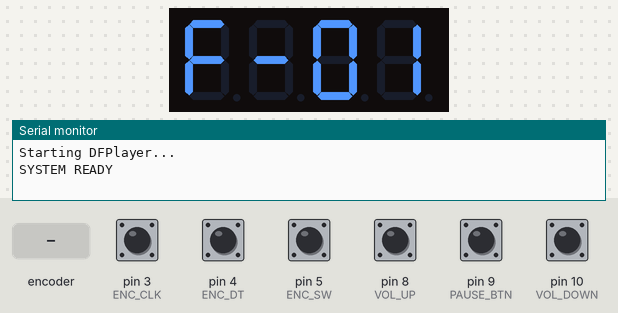
Bench run of a program on a simulated Arduino Nano, built with avr-gcc and run on an emulated ATmega328P. Parts: 4-digit seven-segment display, the last lines printed to the serial monitor. The inputs (shaded band) are chosen by the test bench; at power-on: pin 3 (ENC_CLK), pin 4 (ENC_DT), pin 5 (ENC_SW), pin 8 (VOL_UP), pin 9 (PAUSE_BTN), pin 10 (VOL_DOWN) HIGH. The audio player accepts every command and is not drawn.

Above: at 3.7 s.
3.8 s: pin 8 (VOL_UP) pulled LOW for 1 s
At 5.1 s:
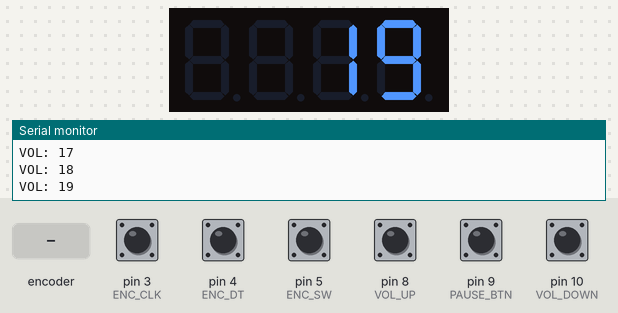
7.0 s: pin 5 (ENC_SW) pulled LOW for 1 s
At 8.6 s:
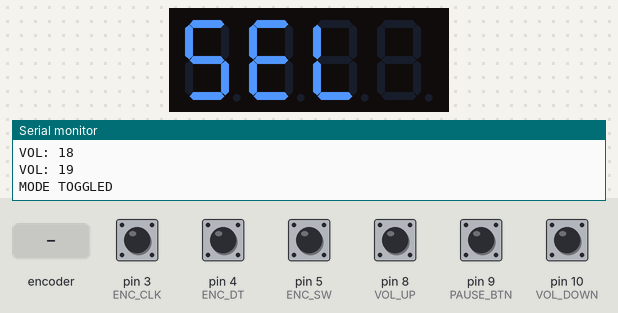
11.0 s: pin 9 (PAUSE_BTN) pulled LOW for 0.15 s
At 12.1 s:
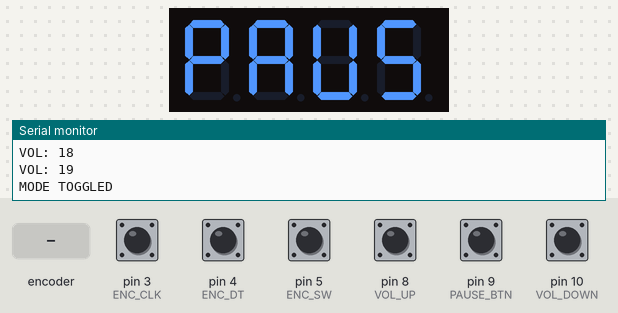
14.1 s: pin 9 (PAUSE_BTN) pulled LOW for 1 s
At 14.22 s:
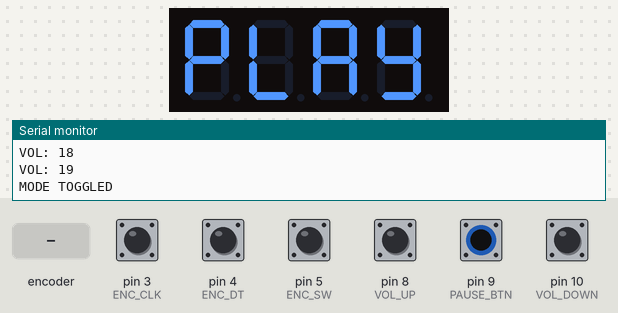
16.6 s: rotary encoder on pin 3 (ENC_CLK) / pin 4 (ENC_DT) turned 1 step (first pin leading)
At 17.5 s:
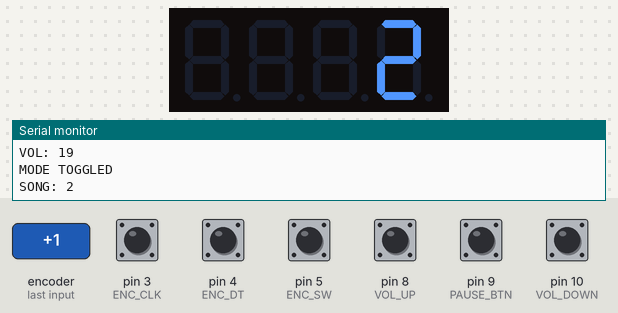
18.3 s: pin 10 (VOL_DOWN) pulled LOW for 1 s
At 18.68 s:
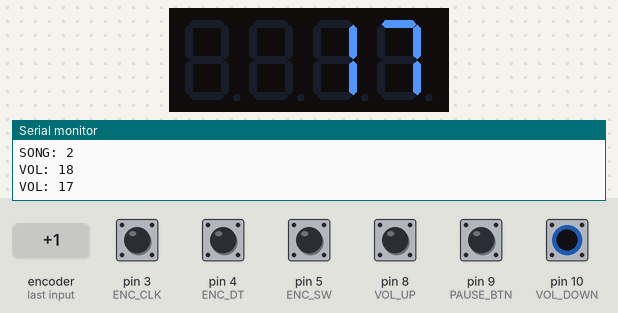
Timing chart, 0 to 21.3 s (numbered marks = the images above; inputs shaded):
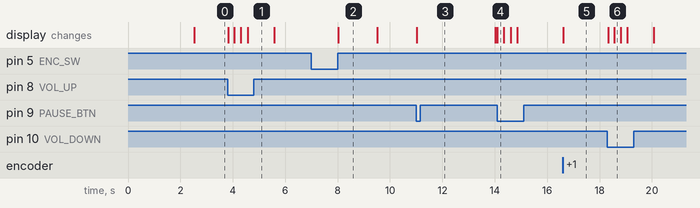

Measured:
- after the input at 3.8 s, the display: first changes at once (image 1 shows a later state)
- after the input at 7.0 s, the display: changes after 1.0 s (image 2)
- after the input at 11.0 s, the display: changes at once (image 3)
- after the input at 14.1 s, the display: changes at once (image 4)
- after the input at 16.6 s, the display: changes at once (image 5)
- after the input at 18.3 s, the display: first changes at once (image 6 shows a later state)
- what the display in image 2 shows lasts 1.5 s, from 8.0 s to 9.5 s

The program:

main.cpp
```cpp
#include <Arduino.h>
#include <TM1637Display.h>
#include <SoftwareSerial.h>
#include <DFRobotDFPlayerMini.h>

// ======================================================
// PINS
// ======================================================

#define ENC_CLK   3
#define ENC_DT    4
#define ENC_SW    5

#define VOL_UP    8
#define PAUSE_BTN 9
#define VOL_DOWN  10

#define DISP_CLK  6
#define DISP_DIO  7

#define DF_RX 11
#define DF_TX 12

// ======================================================
// HARDWARE
// ======================================================

TM1637Display display(DISP_CLK, DISP_DIO);

SoftwareSerial mp3Serial(DF_RX, DF_TX);
DFRobotDFPlayerMini dfplayer;

// ======================================================
// MODES
// ======================================================

enum Mode
{
    MODE_FOLDER,
    MODE_SONG
};

Mode mode = MODE_FOLDER;

// ======================================================
// STATE
// ======================================================

volatile int encoderDelta = 0;
volatile unsigned long lastISRTime = 0;

int folder = 1;     // 1–12
int song   = 1;     // 1–10 (inside folder)
int volume = 15;

bool isPlaying = true;

bool folderPlaying = false;
int currentTrackInFolder = 1;

// ======================================================
// DISPLAY CONTROL
// ======================================================

enum DisplayState
{
    SHOW_FOLDER,
    SHOW_SONG,
    SHOW_VOLUME,
    SHOW_MESSAGE
};

DisplayState displayState = SHOW_FOLDER;

unsigned long messageUntil = 0;

// ======================================================
// DEBOUNCE
// ======================================================

unsigned long lastVolUpTime = 0;
unsigned long lastVolDownTime = 0;
unsigned long lastPauseTime = 0;

const unsigned long DEBOUNCE = 250;

// ======================================================
// DISPLAY HELPERS
// ======================================================

void showFolder()
{
    uint8_t segs[4];

    // F
    segs[0] = SEG_A | SEG_E | SEG_F | SEG_G;

    // '-'
    segs[1] = SEG_G;

    // tens digit (always shown, even if 0)
    int tens = folder / 10;
    int ones = folder % 10;

    // FORCE leading zero formatting logic
    if (tens == 0)
    {
        segs[2] = display.encodeDigit(0);   // forced '0'
        segs[3] = display.encodeDigit(ones);
    }
    else
    {
        segs[2] = display.encodeDigit(tens);
        segs[3] = display.encodeDigit(ones);
    }

    display.setSegments(segs);
}

void showSong()
{
    display.showNumberDec(song, false);
}

void showVolume()
{
    display.showNumberDec(volume, false);
}

void showPLAY()
{
    const uint8_t seg[] =
    {
        SEG_A | SEG_B | SEG_E | SEG_F | SEG_G,          // P
        SEG_D | SEG_E | SEG_F,                          // L
        SEG_A | SEG_B | SEG_C | SEG_E | SEG_F | SEG_G,  // A
        SEG_B | SEG_C | SEG_D | SEG_F | SEG_G           // Y
    };

    display.setSegments(seg);
}

void showPAUS()
{
    const uint8_t seg[] =
    {
        SEG_A | SEG_B | SEG_E | SEG_F | SEG_G,          // P
        SEG_A | SEG_B | SEG_C | SEG_E | SEG_F | SEG_G,  // A
        SEG_B | SEG_C | SEG_D | SEG_E | SEG_F,          // U
        SEG_A | SEG_C | SEG_D | SEG_F | SEG_G           // S
    };

    display.setSegments(seg);
}

void showSEL()
{
    const uint8_t seg[] =
    {
        SEG_A | SEG_F | SEG_G | SEG_C | SEG_D,          // S
        SEG_A | SEG_D | SEG_E | SEG_F | SEG_G,          // E
        SEG_D | SEG_E | SEG_F,                          // L
        0x00                                            // (blank)
    };

    display.setSegments(seg);
}

// ======================================================
// DFPLAYER ACTIONS
// ======================================================

void playFolder()
{
    currentTrackInFolder = 1;
    folderPlaying = true;

    dfplayer.playFolder(folder, currentTrackInFolder);
}

void playSong()
{
    Serial.print("PLAY SONG: ");
    Serial.print(song);
    Serial.print(" FROM FOLDER ");
    Serial.println(folder);
    folderPlaying = false;
    dfplayer.playFolder(folder, song);
}

// ======================================================
// ENCODER ISR
// ======================================================

void encoderISR()
{
    unsigned long now = micros();

    if (now - lastISRTime < 800)
        return;

    lastISRTime = now;

    bool clk = digitalRead(ENC_CLK);
    bool dt  = digitalRead(ENC_DT);

    if (clk == LOW)
    {
        if (dt != clk)
            encoderDelta++;
        else
            encoderDelta--;
    }
}

// ======================================================
// SETUP
// ======================================================

void setup()
{
    Serial.begin(9600);
    delay(2000); // VERY IMPORTANT
    Serial.println("Starting DFPlayer...");

    pinMode(ENC_CLK, INPUT_PULLUP);
    pinMode(ENC_DT, INPUT_PULLUP);
    pinMode(ENC_SW, INPUT_PULLUP);

    pinMode(VOL_UP, INPUT_PULLUP);
    pinMode(VOL_DOWN, INPUT_PULLUP);
    pinMode(PAUSE_BTN, INPUT_PULLUP);

    display.setBrightness(7);

    mp3Serial.begin(9600);

    if (!dfplayer.begin(mp3Serial))
    {
        Serial.println("DFPLAYER ERROR");
        while (true);
    }

    dfplayer.volume(volume);
    // ==================================================
    // FORCE START STATE (IMPORTANT)
    // ==================================================

    mode = MODE_FOLDER;
    displayState = SHOW_FOLDER;

    folder = 1;
    song = 1;
    showFolder();

    attachInterrupt(digitalPinToInterrupt(ENC_CLK), encoderISR, CHANGE);

    Serial.println("SYSTEM READY");
}

// ======================================================
// LOOP
// ======================================================

void loop()
{
    unsigned long now = millis();

    // ==================================================
    // ENCODER ROTATION
    // ==================================================

    if (encoderDelta != 0)
    {
        noInterrupts();
        int delta = encoderDelta;
        encoderDelta = 0;
        interrupts();

        if (mode == MODE_FOLDER)
        {
            folder += delta;

            if (folder > 12) folder = 1;
            if (folder < 1) folder = 12;

            showFolder();

            Serial.print("FOLDER: ");
            Serial.println(folder);
        }
        else
        {
            song += delta;

            if (song > 10) song = 1;
            if (song < 1) song = 10;

            showSong();

            Serial.print("SONG: ");
            Serial.println(song);
        }
    }

    // ==================================================
    // ENCODER PRESS (short = play, long = toggle mode)
    // ==================================================

    static unsigned long pressStart = 0;
    static bool pressed = false;

    if (digitalRead(ENC_SW) == LOW && !pressed)
    {
        pressed = true;
        pressStart = now;
    }

    if (digitalRead(ENC_SW) == HIGH && pressed)
    {
        pressed = false;

        unsigned long duration = now - pressStart;

        if (duration > 800)
        {
            // LONG PRESS → toggle mode
            if (mode == MODE_FOLDER)
                mode = MODE_SONG;
            else
                mode = MODE_FOLDER;

            showSEL();
            displayState = SHOW_MESSAGE;
            messageUntil = now + 1500;

            Serial.println("MODE TOGGLED");
        }
        else
        {
            // SHORT PRESS
            if (mode == MODE_FOLDER)
                playFolder();
            else
                playSong();
        }
    }

    if (folderPlaying && dfplayer.available())
    {
        uint8_t type = dfplayer.readType();

        if (type == DFPlayerPlayFinished)
        {
            currentTrackInFolder++;

            if (currentTrackInFolder > 10)
            {
                folderPlaying = false;
            }
            else
            {
                dfplayer.playFolder(folder, currentTrackInFolder);
            }
        }
    }

    // ==================================================
    // VOLUME UP
    // ==================================================

    if (digitalRead(VOL_UP) == LOW &&
        now - lastVolUpTime > DEBOUNCE)
    {
        if (volume < 30) volume++;

        dfplayer.volume(volume);

        showVolume();
        displayState = SHOW_VOLUME;
        messageUntil = now + 1000;

        Serial.print("VOL: ");
        Serial.println(volume);

        lastVolUpTime = now;
    }

    // ==================================================
    // VOLUME DOWN
    // ==================================================

    if (digitalRead(VOL_DOWN) == LOW &&
        now - lastVolDownTime > DEBOUNCE)
    {
        if (volume > 0) volume--;

        dfplayer.volume(volume);

        showVolume();
        displayState = SHOW_VOLUME;
        messageUntil = now + 1000;

        Serial.print("VOL: ");
        Serial.println(volume);

        lastVolDownTime = now;
    }

    // ==================================================
    // PAUSE BUTTON
    // ==================================================

    if (digitalRead(PAUSE_BTN) == LOW &&
        now - lastPauseTime > DEBOUNCE)
    {
        isPlaying = !isPlaying;

        if (isPlaying)
        {
            dfplayer.start();     // Resume playback
            showPLAY();
        }
        else
        {
            dfplayer.pause();     // Pause playback
            showPAUS();
        }

        displayState = SHOW_MESSAGE;
        messageUntil = now + 3000;

        lastPauseTime = now;
    }

    // ==================================================
    // RESTORE DISPLAY
    // ==================================================

    if (displayState != SHOW_FOLDER &&
        displayState != SHOW_SONG &&
        millis() > messageUntil)
    {
        if (mode == MODE_FOLDER)
            showFolder();
        else
            showSong();

        displayState = (mode == MODE_FOLDER) ? SHOW_FOLDER : SHOW_SONG;
    }
}
```
